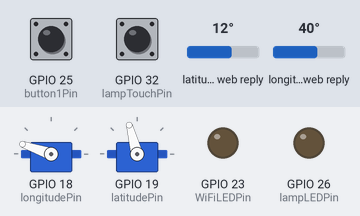
Simulated run of this sketch. Board: ESP32. On the bench: 2 × servo, output pins drawn as LEDs (lit = HIGH). The test bench sets the inputs (shaded band); at power-on: latitude in the web reply 12°, GPIO 25 (button1Pin) HIGH, longitude in the web reply 40°, GPIO 32 (lampTouchPin) HIGH. WiFi joins after 1.5 s; servers stay silent unless stated; web services answer with replies made up by the test bench; what the sketch prints to the serial monitor is not drawn.

Above: at 10.1 s.
10.2 s: latitude in the web reply set to -49°
At 17.3 s:
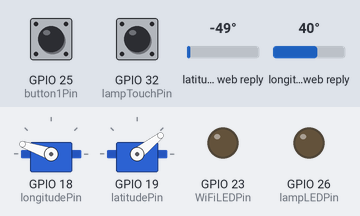
17.7 s: GPIO 25 (button1Pin) pulled LOW for 0.15 s
At 19.32 s:
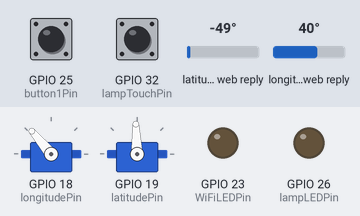
21.2 s: longitude in the web reply set to -90°
24.7 s: longitude in the web reply set to 90°
At 30.58 s:
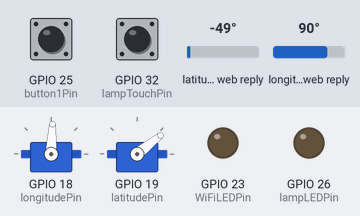
31.4 s: GPIO 32 (lampTouchPin) pulled LOW for 3.2 s
At 33.7 s:
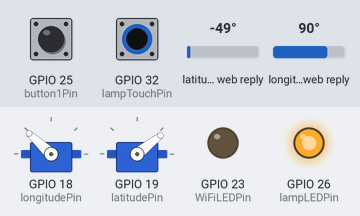
36.1 s: GPIO 32 (lampTouchPin) pulled LOW for 0.15 s
At 36.4 s:
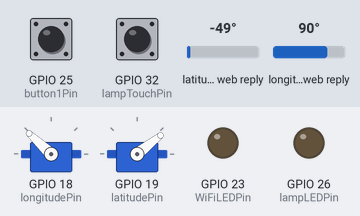
Timing chart, 0 to 64.8 s (numbered marks = the images above; inputs shaded):
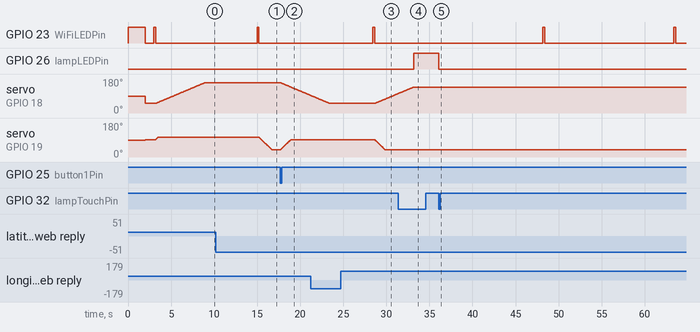

The sketch:

full_iss_tracker_program.ino
```cpp
//Thanks for making the ISS tracker! Open-sourcing this project was a lot of work, but I'm excited to see what people do with it! -Will, youtube.com/@willdoesbuild

#include <ESP32Servo.h>
#include <WiFi.h>
#include <ArduinoJson.h>
#include <HTTPClient.h>

//PUT YOUR WIFI CREDENTIALS HERE
const char* SSID = "Your SSID";
const char* PASSWORD =  "Your password";

Servo latitude;
Servo longitude;

#define longitudePin 18
#define latitudePin 19
#define button1Pin 25
#define button2Pin 33
#define WiFiLEDPin 23
#define lampLEDPin 26
#define lampTouchPin 32

float issLat;
float issLong;

static int longitudeMax = 2400;
static int longitudeMin = 620;

static int latitudeMax = 2500;
static int latitudeMin = 480;

short int currentLat = 0;
short int currentLong = 0;

bool lampState = 0;
bool touchRn;
long unsigned int lastUpdate = 0;

void initWiFi() {
  WiFi.mode(WIFI_STA);
  WiFi.begin(SSID, PASSWORD);
  Serial.print("Connecting to WiFi ..");
  while (WiFi.status() != WL_CONNECTED) {
    digitalWrite(WiFiLEDPin, HIGH);
    Serial.print('.');
    delay(1000);
  }
  Serial.println(WiFi.localIP());
  digitalWrite(WiFiLEDPin, LOW);
}

void setup() {
  Serial.begin(115200);

  longitude.attach(longitudePin);
  latitude.attach(latitudePin);

  pinMode(WiFiLEDPin, OUTPUT);
  pinMode(lampLEDPin, OUTPUT);
  pinMode(button1Pin, INPUT_PULLUP);
  pinMode(button2Pin, INPUT_PULLUP);

  initWiFi();

  goTo(0, -90);
  delay(1000);
  updateISSLocation();
  goToSlow(issLat, issLong);
}

void loop() {
  if (millis() - lastUpdate > 15000) {
    updateISSLocation();
    goToSlow(issLat, issLong);
    lastUpdate = millis();
  }
  //THIS HAS NOT BEEN TESTED YET, FUTURE WILL!!!!!!!!!
  if (WiFi.status() != WL_CONNECTED) {
    digitalWrite(WiFiLEDPin, HIGH);
  } else {
    digitalWrite(WiFiLEDPin, LOW);
  }

  if (touchRead(lampTouchPin) < 50) {
    if (touchRn == 0) {
      touchRn = 1;
      if (lampState == 0) {
        digitalWrite(lampLEDPin, HIGH);
        lampState = 1;
      } else {
        digitalWrite(lampLEDPin, LOW);
        lampState = 0;
      }
    }
  } else {
    touchRn = 0;
  }

  if (digitalRead(button1Pin) == LOW) {
    goToSlow(0, -90);
    delay(5000);
    updateISSLocation();
    goToSlow(issLat, issLong);
    lastUpdate = millis();
  }
}

//pull the ISS location from open notify and update the variables
void updateISSLocation() {
  digitalWrite(WiFiLEDPin, HIGH);

  if ((WiFi.status() == WL_CONNECTED)) {
    HTTPClient client;

    client.begin("http://api.open-notify.org/iss-now.json");
    int httpCode = client.GET();

    if (httpCode > 0) {
      String payload = client.getString();
      Serial.println("n\Statuscode: " + String(httpCode));
      Serial.println(payload);

      StaticJsonDocument<512> doc;
      DeserializationError error = deserializeJson(doc, payload);

      if (error) {
        Serial.print("JSON deserialization failed: ");
        Serial.println(error.c_str());
        return;
      }

      issLat = doc["iss_position"]["latitude"].as<float>();
      issLong = doc["iss_position"]["longitude"].as<float>();

      Serial.print("pulled latitude: ");
      Serial.println(issLat);
      Serial.print("pulled longitude: ");
      Serial.println(issLong);
    }
  } else {
    Serial.println("Connection Lost");
  }
  digitalWrite(WiFiLEDPin, LOW);
}

//slowly go to a given location
void goToSlow(int latTarget, int longTargetUnadjusted) {
  int longTarget;
  if (longTargetUnadjusted < 0) {
    longTarget = longTargetUnadjusted + 360;
  } else {
    longTarget = longTargetUnadjusted;
  }
  for (bool reachedPosition = false; reachedPosition != true;) {
    if (latTarget > currentLat) {
      latitudeGoTo(currentLat + 1);
      //Serial.println("added");
    } else if (latTarget < currentLat) {
      latitudeGoTo(currentLat - 1);
      //Serial.println("subtracted");
    }
    if (longTarget > currentLong) {
      longitudeGoTo(currentLong + 1);
    } else if (longTarget < currentLong) {
      longitudeGoTo(currentLong - 1);
    }
    delay(25);
    if (currentLat == latTarget && currentLong == longTarget) {
      reachedPosition = true;
      //Serial.println("reached position");
    }
  }
}

//go to a location quickly
void goTo(int latitude, int longitudeUnadjusted) {
  int longitude;
  if (longitudeUnadjusted < 0) {
    longitude = longitudeUnadjusted + 360;
  } else {
    longitude = longitudeUnadjusted;
  }
  latitudeGoTo(latitude);
  longitudeGoTo(longitude);
}

void longitudeGoTo(int angle) {
  longitude.writeMicroseconds(map(angle, 360, 0, longitudeMin, longitudeMax));
  currentLong = angle;
}

void latitudeGoTo(int angle) {
  latitude.writeMicroseconds(map(angle, -90, 90, latitudeMin, latitudeMax));
  currentLat = angle;
}
```

Measured:
- after the input at 10.2 s, servo on GPIO 19 (latitudePin): moves from 105° to 38° over 1.5 s, starting after 5.0 s
- after the input at 17.7 s, servo on GPIO 18 (longitudePin): moves from 161° to 94° over 3.5 s, starting at once; servo on GPIO 19 (latitudePin): moves from 38° to 92° over 1.2 s, starting at once
- after the input at 24.7 s, servo on GPIO 18 (longitudePin): moves from 51° to 103° over 2.6 s, starting after 4.0 s
- after the input at 31.4 s, GPIO 26 (lampLEDPin): LOW → HIGH after 1.8 s
- after the input at 36.1 s, GPIO 26 (lampLEDPin): HIGH → LOW at once
- by itself, GPIO 23 (WiFiLEDPin): alternates HIGH for 0.21 s and LOW for 15.0 s
